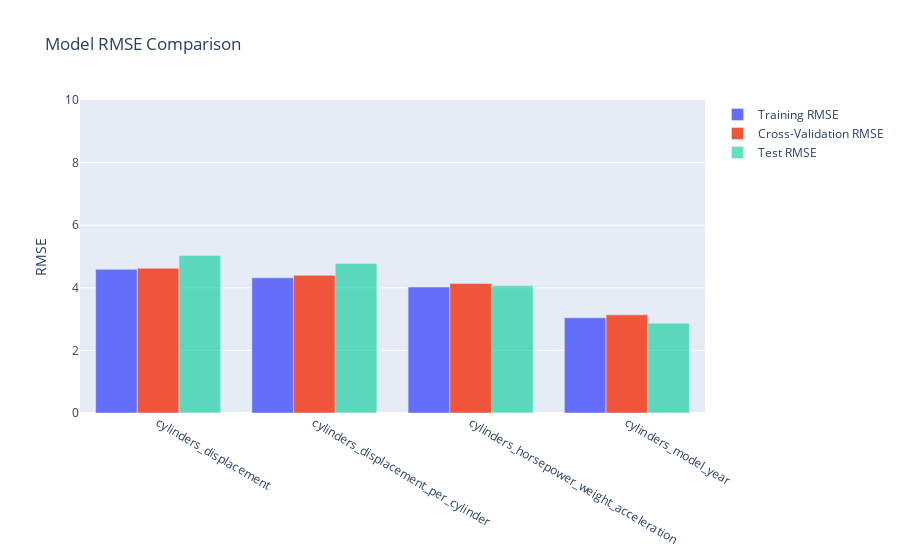

The code cell stored with this chart in its notebook:
### Code cell
# Compare all models after adding 'model_year'
fig = compare_models(models, tr, te)
fig.update_yaxes(range=[0, 10], title="RMSE")
fig.show()

### Figure 1 — Plotly figure (JSON) as saved in the notebook; plotly's stock layout.template omitted (floating-point values rounded to 4 significant figures)
{"data": [{"name": "Training RMSE", "type": "bar", "x": ["cylinders_displacement", "cylinders_displacement_per_cylinder", "cylinders_horsepower_weight_acceleration", "cylinders_model_year"], "y": [4.589, 4.319, 4.025, 3.042]}, {"name": "Cross-Validation RMSE", "type": "bar", "x": ["cylinders_displacement", "cylinders_displacement_per_cylinder", "cylinders_horsepower_weight_acceleration", "cylinders_model_year"], "y": [4.622, 4.399, 4.139, 3.135]}, {"name": "Test RMSE", "opacity": 0.6, "type": "bar", "x": ["cylinders_displacement", "cylinders_displacement_per_cylinder", "cylinders_horsepower_weight_acceleration", "cylinders_model_year"], "y": [5.034, 4.776, 4.063, 2.867]}], "layout": {"barmode": "group", "title": {"text": "Model RMSE Comparison"}, "yaxis": {"range": [0, 10], "title": {"text": "RMSE"}}}}
